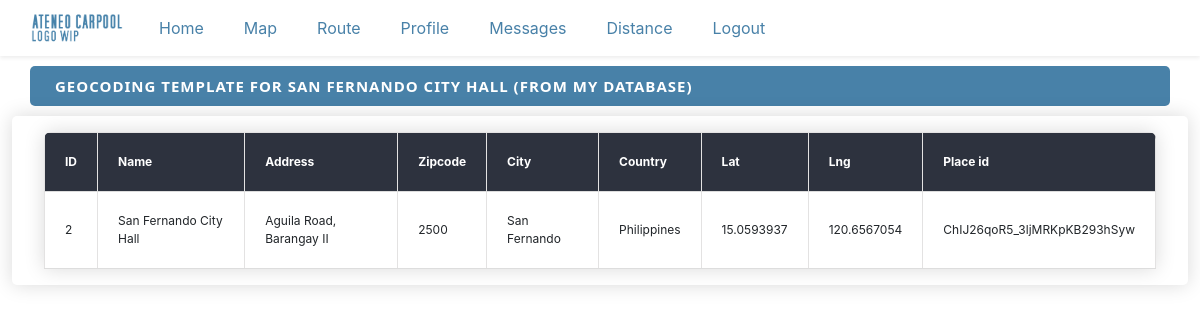
/geocoding/2, run on the app's committed database.
### project_content/models.py (models this page shows, shortened)
class Locations(models.Model):
    name = models.CharField(max_length=500)
    zipcode = models.CharField(max_length=200, blank=True, null=True)
    city = models.CharField(max_length=200, blank=True, null=True)
    country = models.CharField(max_length=200, blank=True, null=True)
    address = models.CharField(max_length=200, blank=True, null=True)
    created_at = models.DateTimeField(auto_now_add=True, blank=True, null=True)
    edited_at = models.DateTimeField(auto_now=True)
    lat = models.CharField(max_length=200,blank=True, null=True)
    lng = models.CharField(max_length=200,blank=True, null=True)
    place_id = models.CharField(max_length=200,blank=True, null=True)

### project_content/views.py (the view, shortened to what this page needs)
# urls.py: path("geocoding/<int:pk>", GeocodingView.as_view(), name='geocoding'),
class GeocodingView(View):
    template_name = "project_content/geocoding.html"
    def get(self,request,pk):
        location = Locations.objects.get(pk=pk)
        if location.lng and location.lat and location.place_id != None:
            lat = location.lat
            lng = location.lng
            place_id = location.place_id
            label = "from my database"
        else:
            result = ""
            lat = ""
            lng = ""
            place_id = ""
            label = "no call made"
        context = {
            'location':location,
            'lat':lat,
            'lng':lng,
            'place_id':place_id,
            'label': label
        }
        return render(request, self.template_name, context)

### project_content/templates/project_content/geocoding.html
{% extends 'project_content/base.html' %}
{% block content %}
<div class="pageholder" style="width: 100%;">
    <div class="titleholder container">
        <div class="title"> Geocoding template for {{location.name}} ({{label}})</div>
    </div>
    <div class="linkholder" style="margin-left: auto; margin-right: auto;">
            <table id="ourtable3" class="myTable m-3">
                <thead>
                    <tr>
                        <th>ID</th>
                        <th>Name</th>
                        <th>Address</th>
                        <th>Zipcode</th>
                        <th>City</th>
                        <th>Country</th>
                        <th>Lat</th>
                        <th>Lng</th>
                        <th>Place id</th>
                    </tr>
                </thead>
                <tbody>
                    <tr>
                        <td> {{location.id}} </td>
                        <td> {{location.name}} </td>
                        <td> {{location.address}} </td>
                        <td> {{location.zipcode}} </td>
                        <td> {{location.city}} </td>
                        <td> {{location.country}} </td>
                        <td> {{lat}} </td>
                        <td> {{lng}} </td>
                        <td> {{place_id}} </td>
                    </tr>
                </tbody>
            </table>
     </div>
</div>
{% endblock %}

### project_content/static/project_content/main.css (style rules this page uses)
:root { --main-color: #4881a8; --highlight-color: #004e83; --alternating-tr-color: #00000014; --light-hover-color: #00000020; --hover-color: #00000030; --dark-color: #2D323E; --alert-color: #a84848; --highlight-alert-color: #990000; --geocode-color: #0f91e7; }
.myTable { font-size: 12px; min-width: 400px; overflow: hidden; border-radius: 7px 7px 0 0; box-shadow: 0 0 20px rgba(0, 0, 0, .15); }
.myTable th { background-color: var(--dark-color); color: white; font-weight: bold; }
.myTable td, .myTable th { border: 0.01em solid #e3e2e2; padding: 20px; text-align: left; border-bottom: 1px solid #ddd; }
.pageholder, form { display: flex; flex-direction: column; justify-content: center; width: 80%; }
.titleholder, .linkholder { display: flex; margin-top: 10px; width: 98%; border-radius: 5px; }
.titleholder { display: 'flex'; justify-content:'space-between'; background-color: var(--main-color); align-items: center; height: 40px; }
.linkholder { box-shadow: 0 0 20px rgba(0, 0, 0, .15); flex-direction: column; padding-left: 16px; padding-right: 16px; }
.title { color: white; margin-left: 10px; font-weight: bold; font-size: 15px; font-family: 'Segoe UI', Tahoma, Geneva, Verdana, sans-serif; text-transform: uppercase; letter-spacing: 1px; }
tr { transition: all 0.6s ease-in-out; }

### data on the page
Locations: name "SAN FERNANDO CITY HALL", id "2", name "San Fernando City Hall", address "Aguila Road, Barangay II", zipcode "2500", city "San Fernando", country "Philippines", lat "15.0593937", lng "120.6567054", place "ChIJ26qoR5_3ljMRKpKB293hSyw"

### other printed values
{{ label }} "FROM MY DATABASE"
